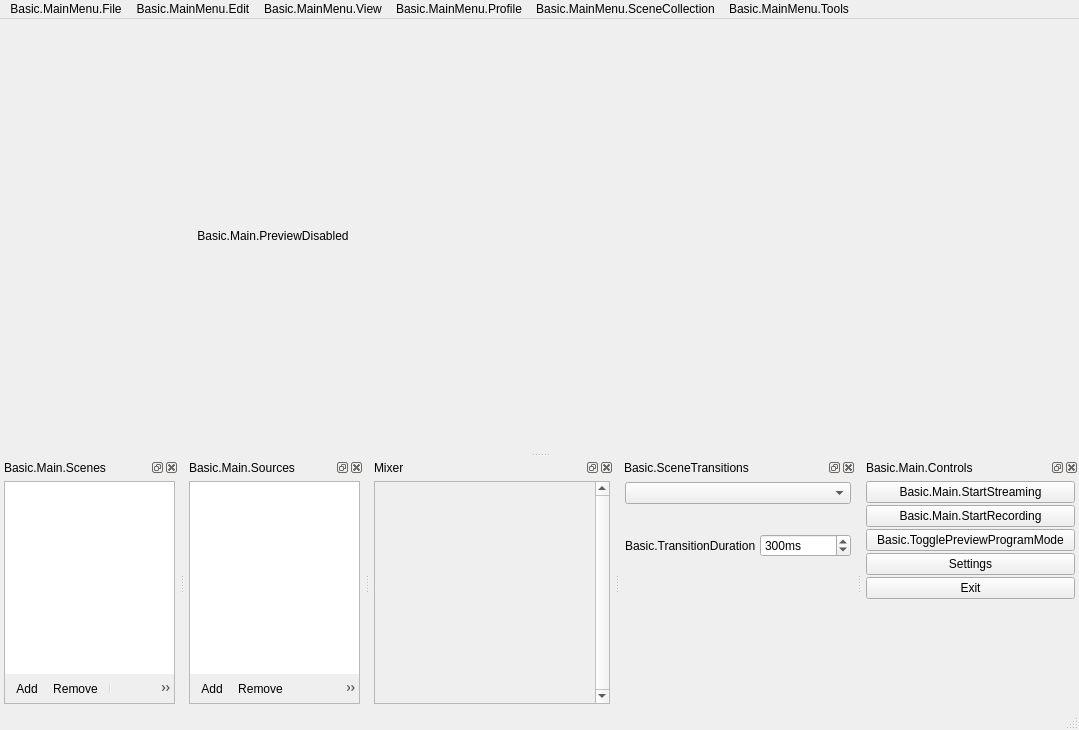
<?xml version="1.0" encoding="UTF-8"?>
<ui version="4.0">
 <author>Jim</author>
 <class>OBSBasic</class>
 <widget class="QMainWindow" name="OBSBasic">
  <property name="geometry">
   <rect>
    <x>0</x>
    <y>0</y>
    <width>1079</width>
    <height>730</height>
   </rect>
  </property>
  <property name="sizePolicy">
   <sizepolicy hsizetype="Minimum" vsizetype="Minimum">
    <horstretch>0</horstretch>
    <verstretch>0</verstretch>
   </sizepolicy>
  </property>
  <property name="minimumSize">
   <size>
    <width>0</width>
    <height>0</height>
   </size>
  </property>
  <property name="windowTitle">
   <string>.MainWindow</string>
  </property>
  <property name="windowIcon">
   <iconset resource="obs.qrc">
    <normaloff>:/res/images/obs.png</normaloff>:/res/images/obs.png</iconset>
  </property>
  <property name="styleSheet">
   <string notr="true"/>
  </property>
  <property name="dockOptions">
   <set>QMainWindow::AllowNestedDocks|QMainWindow::AllowTabbedDocks|QMainWindow::AnimatedDocks</set>
  </property>
  <widget class="QWidget" name="centralwidget">
   <layout class="QVBoxLayout" name="verticalLayout">
    <item>
     <layout class="QHBoxLayout" name="horizontalLayout_2">
      <item>
       <widget class="QLabel" name="previewDisabledLabel">
        <property name="sizePolicy">
         <sizepolicy hsizetype="Expanding" vsizetype="Expanding">
          <horstretch>0</horstretch>
          <verstretch>0</verstretch>
         </sizepolicy>
        </property>
        <property name="contextMenuPolicy">
         <enum>Qt::CustomContextMenu</enum>
        </property>
        <property name="text">
         <string>Basic.Main.PreviewDisabled</string>
        </property>
        <property name="alignment">
         <set>Qt::AlignCenter</set>
        </property>
       </widget>
      </item>
      <item>
       <layout class="QHBoxLayout" name="previewLayout">
        <property name="spacing">
         <number>2</number>
        </property>
        <item>
         <layout class="QVBoxLayout" name="previewTextLayout">
          <property name="spacing">
           <number>4</number>
          </property>
          <item>
           <widget class="OBSBasicPreview" name="preview" native="true">
            <property name="sizePolicy">
             <sizepolicy hsizetype="Expanding" vsizetype="Expanding">
              <horstretch>0</horstretch>
              <verstretch>0</verstretch>
             </sizepolicy>
            </property>
            <property name="minimumSize">
             <size>
              <width>32</width>
              <height>32</height>
             </size>
            </property>
            <property name="focusPolicy">
             <enum>Qt::ClickFocus</enum>
            </property>
            <property name="contextMenuPolicy">
             <enum>Qt::CustomContextMenu</enum>
            </property>
            <addaction name="actionRemoveSource"/>
           </widget>
          </item>
         </layout>
        </item>
       </layout>
      </item>
     </layout>
    </item>
   </layout>
  </widget>
  <widget class="QMenuBar" name="menubar">
   <property name="geometry">
    <rect>
     <x>0</x>
     <y>0</y>
     <width>1079</width>
     <height>21</height>
    </rect>
   </property>
   <widget class="QMenu" name="menu_File">
    <property name="title">
     <string>Basic.MainMenu.File</string>
    </property>
    <addaction name="actionShow_Recordings"/>
    <addaction name="actionRemux"/>
    <addaction name="separator"/>
    <addaction name="action_Settings"/>
    <addaction name="actionShowSettingsFolder"/>
    <addaction name="actionShowProfileFolder"/>
    <addaction name="separator"/>
    <addaction name="actionAlwaysOnTop"/>
    <addaction name="separator"/>
    <addaction name="actionE_xit"/>
   </widget>
   <widget class="QMenu" name="menuBasic_MainMenu_Help">
    <property name="title">
     <string>Basic.MainMenu.Help</string>
    </property>
    <widget class="QMenu" name="menuLogFiles">
     <property name="title">
      <string>Basic.MainMenu.Help.Logs</string>
     </property>
     <addaction name="actionShowLogs"/>
     <addaction name="actionUploadCurrentLog"/>
     <addaction name="actionUploadLastLog"/>
     <addaction name="actionViewCurrentLog"/>
    </widget>
    <widget class="QMenu" name="menuCrashLogs">
     <property name="title">
      <string>Basic.MainMenu.Help.CrashLogs</string>
     </property>
     <addaction name="actionShowCrashLogs"/>
     <addaction name="actionUploadLastCrashLog"/>
    </widget>
    <addaction name="actionHelpPortal"/>
    <addaction name="actionWebsite"/>
    <addaction name="separator"/>
    <addaction name="menuLogFiles"/>
    <addaction name="menuCrashLogs"/>
    <addaction name="separator"/>
    <addaction name="actionCheckForUpdates"/>
   </widget>
   <widget class="QMenu" name="menuBasic_MainMenu_Edit">
    <property name="title">
     <string>Basic.MainMenu.Edit</string>
    </property>
    <widget class="QMenu" name="transformMenu">
     <property name="title">
      <string>Basic.MainMenu.Edit.Transform</string>
     </property>
     <addaction name="actionEditTransform"/>
     <addaction name="actionCopyTransform"/>
     <addaction name="actionPasteTransform"/>
     <addaction name="actionResetTransform"/>
     <addaction name="separator"/>
     <addaction name="actionRotate90CW"/>
     <addaction name="actionRotate90CCW"/>
     <addaction name="actionRotate180"/>
     <addaction name="separator"/>
     <addaction name="actionFlipHorizontal"/>
     <addaction name="actionFlipVertical"/>
     <addaction name="separator"/>
     <addaction name="actionFitToScreen"/>
     <addaction name="actionStretchToScreen"/>
     <addaction name="actionCenterToScreen"/>
    </widget>
    <widget class="QMenu" name="orderMenu">
     <property name="title">
      <string>Basic.MainMenu.Edit.Order</string>
     </property>
     <addaction name="actionMoveUp"/>
     <addaction name="actionMoveDown"/>
     <addaction name="separator"/>
     <addaction name="actionMoveToTop"/>
     <addaction name="actionMoveToBottom"/>
    </widget>
    <widget class="QMenu" name="scalingMenu">
     <property name="title">
      <string>Basic.MainMenu.Edit.Scale</string>
     </property>
     <addaction name="actionScaleWindow"/>
     <addaction name="actionScaleCanvas"/>
     <addaction name="actionScaleOutput"/>
    </widget>
    <action name="actionCopySource">
     <property name="text">
      <string>Copy</string>
     </property>
     <property name="shortcut">
      <string>Ctrl+C</string>
     </property>
    </action>
    <action name="actionPasteRef">
     <property name="enabled">
      <bool>false</bool>
     </property>
     <property name="text">
      <string>PasteReference</string>
     </property>
     <property name="iconText">
      <string>PasteReference</string>
     </property>
     <property name="toolTip">
      <string>PasteReference</string>
     </property>
     <property name="shortcut">
      <string>Ctrl+V</string>
     </property>
    </action>
    <action name="actionCopyFilters">
     <property name="text">
      <string>Copy.Filters</string>
     </property>
    </action>
    <action name="actionPasteFilters">
     <property name="enabled">
      <bool>false</bool>
     </property>
     <property name="text">
      <string>Paste.Filters</string>
     </property>
    </action>
    <addaction name="actionCopySource"/>
    <addaction name="actionPasteRef"/>
    <addaction name="actionPasteDup"/>
    <addaction name="separator"/>
    <addaction name="actionCopyFilters"/>
    <addaction name="actionPasteFilters"/>
    <addaction name="separator"/>
    <addaction name="transformMenu"/>
    <addaction name="orderMenu"/>
    <addaction name="scalingMenu"/>
    <addaction name="actionLockPreview"/>
    <addaction name="separator"/>
    <addaction name="actionAdvAudioProperties"/>
   </widget>
   <widget class="QMenu" name="profileMenu">
    <property name="title">
     <string>Basic.MainMenu.Profile</string>
    </property>
    <addaction name="actionNewProfile"/>
    <addaction name="actionDupProfile"/>
    <addaction name="actionRenameProfile"/>
    <addaction name="actionRemoveProfile"/>
    <addaction name="actionImportProfile"/>
    <addaction name="actionExportProfile"/>
    <addaction name="separator"/>
   </widget>
   <widget class="QMenu" name="sceneCollectionMenu">
    <property name="title">
     <string>Basic.MainMenu.SceneCollection</string>
    </property>
    <addaction name="actionNewSceneCollection"/>
    <addaction name="actionDupSceneCollection"/>
    <addaction name="actionRenameSceneCollection"/>
    <addaction name="actionRemoveSceneCollection"/>
    <addaction name="actionImportSceneCollection"/>
    <addaction name="actionExportSceneCollection"/>
    <addaction name="separator"/>
   </widget>
   <widget class="QMenu" name="viewMenu">
    <property name="title">
     <string>Basic.MainMenu.View</string>
    </property>
    <widget class="QMenu" name="viewMenuToolbars">
     <property name="title">
      <string>Basic.MainMenu.View.Toolbars</string>
     </property>
     <addaction name="toggleListboxToolbars"/>
    </widget>
    <widget class="QMenu" name="viewMenuDocks">
     <property name="title">
      <string>Basic.MainMenu.View.Docks</string>
     </property>
     <addaction name="resetUI"/>
     <addaction name="lockUI"/>
     <addaction name="separator"/>
     <addaction name="toggleScenes"/>
     <addaction name="toggleSources"/>
     <addaction name="toggleMixer"/>
     <addaction name="toggleTransitions"/>
     <addaction name="toggleControls"/>
    </widget>
    <action name="actionFullscreenInterface">
     <property name="text">
      <string>Basic.MainMenu.View.Fullscreen.Interface</string>
     </property>
     <property name="shortcut">
      <string>F11</string>
     </property>
    </action>
    <addaction name="actionFullscreenInterface"/>
    <addaction name="separator"/>
    <addaction name="viewMenuDocks"/>
    <addaction name="viewMenuToolbars"/>
    <addaction name="toggleStatusBar"/>
    <addaction name="separator"/>
    <addaction name="stats"/>
   </widget>
   <widget class="QMenu" name="menuTools">
    <property name="title">
     <string>Basic.MainMenu.Tools</string>
    </property>
    <addaction name="autoConfigure"/>
    <addaction name="separator"/>
   </widget>
   <addaction name="menu_File"/>
   <addaction name="menuBasic_MainMenu_Edit"/>
   <addaction name="viewMenu"/>
   <addaction name="profileMenu"/>
   <addaction name="sceneCollectionMenu"/>
   <addaction name="menuTools"/>
   <!--<addaction name="menuBasic_MainMenu_Help"/>-->
  </widget>
  <widget class="OBSBasicStatusBar" name="statusbar"/>
  <widget class="QDockWidget" name="scenesDock">
   <property name="features">
    <set>QDockWidget::AllDockWidgetFeatures</set>
   </property>
   <property name="windowTitle">
    <string>Basic.Main.Scenes</string>
   </property>
   <attribute name="dockWidgetArea">
    <number>8</number>
   </attribute>
   <widget class="QWidget" name="dockWidgetContents_2">
    <layout class="QVBoxLayout" name="verticalLayout_6">
     <property name="leftMargin">
      <number>4</number>
     </property>
     <property name="topMargin">
      <number>4</number>
     </property>
     <property name="rightMargin">
      <number>4</number>
     </property>
     <property name="bottomMargin">
      <number>4</number>
     </property>
     <item>
      <widget class="QFrame" name="scenesFrame">
       <property name="sizePolicy">
        <sizepolicy hsizetype="Expanding" vsizetype="Expanding">
         <horstretch>0</horstretch>
         <verstretch>0</verstretch>
        </sizepolicy>
       </property>
       <property name="minimumSize">
        <size>
         <width>160</width>
         <height>0</height>
        </size>
       </property>
       <property name="frameShape">
        <enum>QFrame::StyledPanel</enum>
       </property>
       <property name="frameShadow">
        <enum>QFrame::Sunken</enum>
       </property>
       <layout class="QVBoxLayout" name="verticalLayout_12">
        <property name="spacing">
         <number>0</number>
        </property>
        <property name="leftMargin">
         <number>0</number>
        </property>
        <property name="topMargin">
         <number>0</number>
        </property>
        <property name="rightMargin">
         <number>0</number>
        </property>
        <property name="bottomMargin">
         <number>0</number>
        </property>
        <item>
         <widget class="QListWidget" name="scenes">
          <property name="sizePolicy">
           <sizepolicy hsizetype="Preferred" vsizetype="Expanding">
            <horstretch>0</horstretch>
            <verstretch>0</verstretch>
           </sizepolicy>
          </property>
          <property name="contextMenuPolicy">
           <enum>Qt::CustomContextMenu</enum>
          </property>
          <property name="frameShape">
           <enum>QFrame::NoFrame</enum>
          </property>
          <property name="frameShadow">
           <enum>QFrame::Plain</enum>
          </property>
          <property name="showDropIndicator" stdset="0">
           <bool>true</bool>
          </property>
          <property name="dragEnabled">
           <bool>true</bool>
          </property>
          <property name="dragDropMode">
           <enum>QAbstractItemView::InternalMove</enum>
          </property>
          <property name="defaultDropAction">
           <enum>Qt::TargetMoveAction</enum>
          </property>
          <addaction name="actionRemoveScene"/>
         </widget>
        </item>
        <item>
         <widget class="QToolBar" name="scenesToolbar">
          <property name="iconSize">
           <size>
            <width>16</width>
            <height>16</height>
           </size>
          </property>
          <property name="floatable">
           <bool>false</bool>
          </property>
          <addaction name="actionAddScene"/>
          <addaction name="actionRemoveScene"/>
          <addaction name="separator"/>
          <addaction name="actionSceneUp"/>
          <addaction name="actionSceneDown"/>
         </widget>
        </item>
        <item>
         <spacer name="scenesFixedSizeHSpacer">
          <property name="orientation">
           <enum>Qt::Horizontal</enum>
          </property>
          <property name="sizeType">
           <enum>QSizePolicy::Fixed</enum>
          </property>
          <property name="sizeHint" stdset="0">
           <size>
            <width>150</width>
            <height>0</height>
           </size>
          </property>
         </spacer>
        </item>
       </layout>
      </widget>
     </item>
    </layout>
   </widget>
  </widget>
  <widget class="QDockWidget" name="sourcesDock">
   <property name="features">
    <set>QDockWidget::AllDockWidgetFeatures</set>
   </property>
   <property name="windowTitle">
    <string>Basic.Main.Sources</string>
   </property>
   <attribute name="dockWidgetArea">
    <number>8</number>
   </attribute>
   <widget class="QWidget" name="dockWidgetContents_6">
    <layout class="QVBoxLayout" name="verticalLayout_5">
     <property name="leftMargin">
      <number>4</number>
     </property>
     <property name="topMargin">
      <number>4</number>
     </property>
     <property name="rightMargin">
      <number>4</number>
     </property>
     <property name="bottomMargin">
      <number>4</number>
     </property>
     <item>
      <widget class="QFrame" name="sourcesFrame">
       <property name="sizePolicy">
        <sizepolicy hsizetype="Expanding" vsizetype="Expanding">
         <horstretch>0</horstretch>
         <verstretch>0</verstretch>
        </sizepolicy>
       </property>
       <property name="minimumSize">
        <size>
         <width>160</width>
         <height>0</height>
        </size>
       </property>
       <property name="frameShape">
        <enum>QFrame::StyledPanel</enum>
       </property>
       <property name="frameShadow">
        <enum>QFrame::Sunken</enum>
       </property>
       <layout class="QVBoxLayout" name="verticalLayout_17">
        <property name="spacing">
         <number>0</number>
        </property>
        <property name="leftMargin">
         <number>0</number>
        </property>
        <property name="topMargin">
         <number>0</number>
        </property>
        <property name="rightMargin">
         <number>0</number>
        </property>
        <property name="bottomMargin">
         <number>0</number>
        </property>
        <item>
         <widget class="SourceListWidget" name="sources">
          <property name="sizePolicy">
           <sizepolicy hsizetype="Preferred" vsizetype="Expanding">
            <horstretch>0</horstretch>
            <verstretch>0</verstretch>
           </sizepolicy>
          </property>
          <property name="contextMenuPolicy">
           <enum>Qt::CustomContextMenu</enum>
          </property>
          <property name="frameShape">
           <enum>QFrame::NoFrame</enum>
          </property>
          <property name="showDropIndicator" stdset="0">
           <bool>true</bool>
          </property>
          <property name="dragEnabled">
           <bool>true</bool>
          </property>
          <property name="dragDropMode">
           <enum>QAbstractItemView::InternalMove</enum>
          </property>
          <property name="defaultDropAction">
           <enum>Qt::TargetMoveAction</enum>
          </property>
          <property name="selectionMode">
           <enum>QAbstractItemView::ExtendedSelection</enum>
          </property>
          <addaction name="actionRemoveSource"/>
         </widget>
        </item>
        <item>
         <widget class="QToolBar" name="sourcesToolbar">
          <property name="iconSize">
           <size>
            <width>16</width>
            <height>16</height>
           </size>
          </property>
          <property name="floatable">
           <bool>false</bool>
          </property>
          <addaction name="actionAddSource"/>
          <addaction name="actionRemoveSource"/>
          <addaction name="actionSourceProperties"/>
          <addaction name="separator"/>
          <addaction name="actionSourceUp"/>
          <addaction name="actionSourceDown"/>
         </widget>
        </item>
        <item>
         <spacer name="sourcesFixedSizeHSpacer">
          <property name="orientation">
           <enum>Qt::Horizontal</enum>
          </property>
          <property name="sizeType">
           <enum>QSizePolicy::Fixed</enum>
          </property>
          <property name="sizeHint" stdset="0">
           <size>
            <width>150</width>
            <height>0</height>
           </size>
          </property>
         </spacer>
        </item>
       </layout>
      </widget>
     </item>
    </layout>
   </widget>
  </widget>
  <widget class="QDockWidget" name="mixerDock">
   <property name="features">
    <set>QDockWidget::AllDockWidgetFeatures</set>
   </property>
   <property name="windowTitle">
    <string>Mixer</string>
   </property>
   <attribute name="dockWidgetArea">
    <number>8</number>
   </attribute>
   <widget class="QWidget" name="dockWidgetContents_7">
    <layout class="QVBoxLayout" name="verticalLayout_4">
     <property name="leftMargin">
      <number>4</number>
     </property>
     <property name="topMargin">
      <number>4</number>
     </property>
     <property name="rightMargin">
      <number>4</number>
     </property>
     <property name="bottomMargin">
      <number>4</number>
     </property>
     <item>
      <widget class="VScrollArea" name="mixerScrollArea">
       <property name="minimumSize">
        <size>
         <width>220</width>
         <height>0</height>
        </size>
       </property>
       <property name="contextMenuPolicy">
        <enum>Qt::CustomContextMenu</enum>
       </property>
       <property name="frameShape">
        <enum>QFrame::StyledPanel</enum>
       </property>
       <property name="frameShadow">
        <enum>QFrame::Sunken</enum>
       </property>
       <property name="verticalScrollBarPolicy">
        <enum>Qt::ScrollBarAlwaysOn</enum>
       </property>
       <property name="horizontalScrollBarPolicy">
        <enum>Qt::ScrollBarAlwaysOff</enum>
       </property>
       <property name="widgetResizable">
        <bool>true</bool>
       </property>
       <widget class="QWidget" name="volumeWidgets">
        <property name="geometry">
         <rect>
          <x>0</x>
          <y>0</y>
          <width>230</width>
          <height>16</height>
         </rect>
        </property>
        <property name="sizePolicy">
         <sizepolicy hsizetype="Preferred" vsizetype="Maximum">
          <horstretch>0</horstretch>
          <verstretch>0</verstretch>
         </sizepolicy>
        </property>
        <layout class="QVBoxLayout" name="verticalLayout_18">
         <property name="spacing">
          <number>0</number>
         </property>
         <property name="leftMargin">
          <number>0</number>
         </property>
         <property name="topMargin">
          <number>0</number>
         </property>
         <property name="rightMargin">
          <number>0</number>
         </property>
         <property name="bottomMargin">
          <number>0</number>
         </property>
        </layout>
       </widget>
      </widget>
     </item>
    </layout>
   </widget>
  </widget>
  <widget class="QDockWidget" name="transitionsDock">
   <property name="features">
    <set>QDockWidget::AllDockWidgetFeatures</set>
   </property>
   <property name="windowTitle">
    <string>Basic.SceneTransitions</string>
   </property>
   <attribute name="dockWidgetArea">
    <number>8</number>
   </attribute>
   <widget class="QWidget" name="dockWidgetContents_5">
    <layout class="QVBoxLayout" name="verticalLayout_3">
     <property name="leftMargin">
      <number>4</number>
     </property>
     <property name="topMargin">
      <number>4</number>
     </property>
     <property name="rightMargin">
      <number>4</number>
     </property>
     <property name="bottomMargin">
      <number>4</number>
     </property>
     <item>
      <widget class="QWidget" name="transitionsContainer" native="true">
       <layout class="QVBoxLayout" name="verticalLayout_2">
        <property name="spacing">
         <number>4</number>
        </property>
        <property name="leftMargin">
         <number>1</number>
        </property>
        <property name="topMargin">
         <number>1</number>
        </property>
        <property name="rightMargin">
         <number>1</number>
        </property>
        <property name="bottomMargin">
         <number>2</number>
        </property>
        <item>
         <widget class="QComboBox" name="transitions">
          <property name="minimumSize">
           <size>
            <width>120</width>
            <height>0</height>
           </size>
          </property>
          <property name="accessibleName">
           <string>Transition</string>
          </property>
         </widget>
        </item>
        <item>
         <layout class="QHBoxLayout" name="horizontalLayout_4">
          <property name="spacing">
           <number>4</number>
          </property>
          <item>
           <spacer name="horizontalSpacer">
            <property name="orientation">
             <enum>Qt::Horizontal</enum>
            </property>
            <property name="sizeType">
             <enum>QSizePolicy::Expanding</enum>
            </property>
            <property name="sizeHint" stdset="0">
             <size>
              <width>40</width>
              <height>20</height>
             </size>
            </property>
           </spacer>
          </item>
          <item>
           <widget class="QPushButton" name="transitionAdd">
            <property name="sizePolicy">
             <sizepolicy hsizetype="Maximum" vsizetype="Maximum">
              <horstretch>0</horstretch>
              <verstretch>0</verstretch>
             </sizepolicy>
            </property>
            <property name="maximumSize">
             <size>
              <width>22</width>
              <height>22</height>
             </size>
            </property>
            <property name="toolTip">
             <string>Basic.AddTransition</string>
            </property>
            <property name="accessibleName">
             <string>Basic.AddTransition</string>
            </property>
            <property name="text">
             <string notr="true"/>
            </property>
            <property name="icon">
             <iconset resource="obs.qrc">
              <normaloff>:/res/images/add.png</normaloff>:/res/images/add.png</iconset>
            </property>
            <property name="flat">
             <bool>true</bool>
            </property>
            <property name="themeID" stdset="0">
             <string notr="true">addIconSmall</string>
            </property>
           </widget>
          </item>
          <item>
           <widget class="QPushButton" name="transitionRemove">
            <property name="sizePolicy">
             <sizepolicy hsizetype="Maximum" vsizetype="Maximum">
              <horstretch>0</horstretch>
              <verstretch>0</verstretch>
             </sizepolicy>
            </property>
            <property name="maximumSize">
             <size>
              <width>22</width>
              <height>22</height>
             </size>
            </property>
            <property name="toolTip">
             <string>Basic.RemoveTransition</string>
            </property>
            <property name="accessibleName">
             <string>Basic.RemoveTransition</string>
            </property>
            <property name="text">
             <string notr="true"/>
            </property>
            <property name="icon">
             <iconset resource="obs.qrc">
              <normaloff>:/res/images/list_remove.png</normaloff>:/res/images/list_remove.png</iconset>
            </property>
            <property name="flat">
             <bool>true</bool>
            </property>
            <property name="themeID" stdset="0">
             <string notr="true">removeIconSmall</string>
            </property>
           </widget>
          </item>
          <item>
           <widget class="QPushButton" name="transitionProps">
            <property name="sizePolicy">
             <sizepolicy hsizetype="Maximum" vsizetype="Maximum">
              <horstretch>0</horstretch>
              <verstretch>0</verstretch>
             </sizepolicy>
            </property>
            <property name="maximumSize">
             <size>
              <width>22</width>
              <height>22</height>
             </size>
            </property>
            <property name="toolTip">
             <string>Basic.TransitionProperties</string>
            </property>
            <property name="accessibleName">
             <string>Basic.TransitionProperties</string>
            </property>
            <property name="text">
             <string notr="true"/>
            </property>
            <property name="icon">
             <iconset resource="obs.qrc">
              <normaloff>:/res/images/configuration21_16.png</normaloff>:/res/images/configuration21_16.png</iconset>
            </property>
            <property name="flat">
             <bool>true</bool>
            </property>
            <property name="themeID" stdset="0">
             <string notr="true">configIconSmall</string>
            </property>
           </widget>
          </item>
         </layout>
        </item>
        <item>
         <layout class="QHBoxLayout" name="horizontalLayout_3">
          <property name="spacing">
           <number>4</number>
          </property>
          <item>
           <widget class="QLabel" name="transitionDurationLabel">
            <property name="sizePolicy">
             <sizepolicy hsizetype="Maximum" vsizetype="Preferred">
              <horstretch>0</horstretch>
              <verstretch>0</verstretch>
             </sizepolicy>
            </property>
            <property name="text">
             <string>Basic.TransitionDuration</string>
            </property>
            <property name="buddy">
             <cstring>transitionDuration</cstring>
            </property>
           </widget>
          </item>
          <item>
           <widget class="QSpinBox" name="transitionDuration">
            <property name="accessibleName">
             <string>Basic.TransitionDuration</string>
            </property>
            <property name="suffix">
             <string>ms</string>
            </property>
            <property name="minimum">
             <number>2</number>
            </property>
            <property name="maximum">
             <number>10000</number>
            </property>
            <property name="singleStep">
             <number>50</number>
            </property>
            <property name="value">
             <number>300</number>
            </property>
           </widget>
          </item>
         </layout>
        </item>
        <item>
         <spacer name="verticalSpacer">
          <property name="orientation">
           <enum>Qt::Vertical</enum>
          </property>
          <property name="sizeHint" stdset="0">
           <size>
            <width>20</width>
            <height>40</height>
           </size>
          </property>
         </spacer>
        </item>
       </layout>
      </widget>
     </item>
    </layout>
   </widget>
  </widget>
  <widget class="QDockWidget" name="controlsDock">
   <property name="features">
    <set>QDockWidget::AllDockWidgetFeatures</set>
   </property>
   <property name="windowTitle">
    <string>Basic.Main.Controls</string>
   </property>
   <attribute name="dockWidgetArea">
    <number>8</number>
   </attribute>
   <widget class="QWidget" name="dockWidgetContents_3">
    <layout class="QVBoxLayout" name="buttonsVLayout">
     <property name="spacing">
      <number>2</number>
     </property>
     <property name="leftMargin">
      <number>4</number>
     </property>
     <property name="topMargin">
      <number>4</number>
     </property>
     <property name="rightMargin">
      <number>4</number>
     </property>
     <property name="bottomMargin">
      <number>4</number>
     </property>
     <item>
      <widget class="QPushButton" name="streamButton">
       <property name="enabled">
        <bool>true</bool>
       </property>
       <property name="sizePolicy">
        <sizepolicy hsizetype="Preferred" vsizetype="Fixed">
         <horstretch>0</horstretch>
         <verstretch>0</verstretch>
        </sizepolicy>
       </property>
       <property name="text">
        <string>Basic.Main.StartStreaming</string>
       </property>
       <property name="checkable">
        <bool>true</bool>
       </property>
      </widget>
     </item>
     <item>
      <widget class="QPushButton" name="recordButton">
       <property name="enabled">
        <bool>true</bool>
       </property>
       <property name="sizePolicy">
        <sizepolicy hsizetype="Preferred" vsizetype="Fixed">
         <horstretch>0</horstretch>
         <verstretch>0</verstretch>
        </sizepolicy>
       </property>
       <property name="minimumSize">
        <size>
         <width>130</width>
         <height>0</height>
        </size>
       </property>
       <property name="text">
        <string>Basic.Main.StartRecording</string>
       </property>
       <property name="checkable">
        <bool>true</bool>
       </property>
      </widget>
     </item>
     <item>
      <widget class="QPushButton" name="modeSwitch">
       <property name="text">
        <string>Basic.TogglePreviewProgramMode</string>
       </property>
       <property name="checkable">
        <bool>true</bool>
       </property>
      </widget>
     </item>
     <item>
      <widget class="QPushButton" name="settingsButton">
       <property name="sizePolicy">
        <sizepolicy hsizetype="Preferred" vsizetype="Fixed">
         <horstretch>0</horstretch>
         <verstretch>0</verstretch>
        </sizepolicy>
       </property>
       <property name="text">
        <string>Settings</string>
       </property>
      </widget>
     </item>
     <item>
      <widget class="QPushButton" name="exitButton">
       <property name="sizePolicy">
        <sizepolicy hsizetype="Preferred" vsizetype="Fixed">
         <horstretch>0</horstretch>
         <verstretch>0</verstretch>
        </sizepolicy>
       </property>
       <property name="text">
        <string>Exit</string>
       </property>
      </widget>
     </item>
     <item>
      <spacer name="expVSpacer">
       <property name="orientation">
        <enum>Qt::Vertical</enum>
       </property>
       <property name="sizeHint" stdset="0">
        <size>
         <width>0</width>
         <height>0</height>
        </size>
       </property>
      </spacer>
     </item>
    </layout>
   </widget>
  </widget>
  <action name="actionAddScene">
   <property name="icon">
    <iconset resource="obs.qrc">
     <normaloff>:/res/images/add.png</normaloff>:/res/images/add.png</iconset>
   </property>
   <property name="text">
    <string>Add</string>
   </property>
   <property name="themeID" stdset="0">
    <string notr="true">addIconSmall</string>
   </property>
  </action>
  <action name="actionAddSource">
   <property name="icon">
    <iconset resource="obs.qrc">
     <normaloff>:/res/images/add.png</normaloff>:/res/images/add.png</iconset>
   </property>
   <property name="text">
    <string>Add</string>
   </property>
   <property name="themeID" stdset="0">
    <string notr="true">addIconSmall</string>
   </property>
  </action>
  <action name="actionRemoveScene">
   <property name="icon">
    <iconset resource="obs.qrc">
     <normaloff>:/res/images/list_remove.png</normaloff>:/res/images/list_remove.png</iconset>
   </property>
   <property name="text">
    <string>Remove</string>
   </property>
   <property name="shortcut">
    <string>Del</string>
   </property>
   <property name="shortcutContext">
    <enum>Qt::WidgetWithChildrenShortcut</enum>
   </property>
   <property name="themeID" stdset="0">
    <string notr="true">removeIconSmall</string>
   </property>
  </action>
  <action name="actionRemoveSource">
   <property name="icon">
    <iconset resource="obs.qrc">
     <normaloff>:/res/images/list_remove.png</normaloff>:/res/images/list_remove.png</iconset>
   </property>
   <property name="text">
    <string>Remove</string>
   </property>
   <property name="shortcut">
    <string>Del</string>
   </property>
   <property name="shortcutContext">
    <enum>Qt::WidgetWithChildrenShortcut</enum>
   </property>
   <property name="themeID" stdset="0">
    <string notr="true">removeIconSmall</string>
   </property>
  </action>
  <action name="actionSourceProperties">
   <property name="enabled">
    <bool>true</bool>
   </property>
   <property name="icon">
    <iconset resource="obs.qrc">
     <normaloff>:/res/images/properties.png</normaloff>:/res/images/properties.png</iconset>
   </property>
   <property name="text">
    <string>Properties</string>
   </property>
   <property name="themeID" stdset="0">
    <string notr="true">propertiesIconSmall</string>
   </property>
  </action>
  <action name="actionSceneUp">
   <property name="icon">
    <iconset resource="obs.qrc">
     <normaloff>:/res/images/up.png</normaloff>:/res/images/up.png</iconset>
   </property>
   <property name="text">
    <string>MoveUp</string>
   </property>
   <property name="themeID" stdset="0">
    <string notr="true">upArrowIconSmall</string>
   </property>
  </action>
  <action name="actionSourceUp">
   <property name="enabled">
    <bool>true</bool>
   </property>
   <property name="icon">
    <iconset resource="obs.qrc">
     <normaloff>:/res/images/up.png</normaloff>:/res/images/up.png</iconset>
   </property>
   <property name="text">
    <string>MoveUp</string>
   </property>
   <property name="themeID" stdset="0">
    <string notr="true">upArrowIconSmall</string>
   </property>
  </action>
  <action name="actionSceneDown">
   <property name="icon">
    <iconset resource="obs.qrc">
     <normaloff>:/res/images/down.png</normaloff>:/res/images/down.png</iconset>
   </property>
   <property name="text">
    <string>MoveDown</string>
   </property>
   <property name="themeID" stdset="0">
    <string notr="true">downArrowIconSmall</string>
   </property>
  </action>
  <action name="actionSourceDown">
   <property name="enabled">
    <bool>true</bool>
   </property>
   <property name="icon">
    <iconset resource="obs.qrc">
     <normaloff>:/res/images/down.png</normaloff>:/res/images/down.png</iconset>
   </property>
   <property name="text">
    <string>MoveDown</string>
   </property>
   <property name="themeID" stdset="0">
    <string notr="true">downArrowIconSmall</string>
   </property>
  </action>
  <action name="actionShow_Recordings">
   <property name="text">
    <string>Basic.MainMenu.File.ShowRecordings</string>
   </property>
  </action>
  <action name="actionRemux">
   <property name="text">
    <string>Basic.MainMenu.File.Remux</string>
   </property>
  </action>
  <action name="action_Settings">
   <property name="text">
    <string>Basic.MainMenu.File.Settings</string>
   </property>
  </action>
  <action name="actionE_xit">
   <property name="text">
    <string>Basic.MainMenu.File.Exit</string>
   </property>
  </action>
  <action name="actionShowLogs">
   <property name="text">
    <string>Basic.MainMenu.Help.Logs.ShowLogs</string>
   </property>
  </action>
  <action name="actionUploadLastLog">
   <property name="text">
    <string>Basic.MainMenu.Help.Logs.UploadLastLog</string>
   </property>
  </action>
  <action name="actionUploadCurrentLog">
   <property name="text">
    <string>Basic.MainMenu.Help.Logs.UploadCurrentLog</string>
   </property>
  </action>
  <action name="actionViewCurrentLog">
   <property name="text">
    <string>Basic.MainMenu.Help.Logs.ViewCurrentLog</string>
   </property>
  </action>
  <action name="actionUndo">
   <property name="enabled">
    <bool>false</bool>
   </property>
   <property name="text">
    <string>Basic.MainMenu.Edit.Undo</string>
   </property>
  </action>
  <action name="actionRedo">
   <property name="enabled">
    <bool>false</bool>
   </property>
   <property name="text">
    <string>Basic.MainMenu.Edit.Redo</string>
   </property>
  </action>
  <action name="actionEditTransform">
   <property name="text">
    <string>Basic.MainMenu.Edit.Transform.EditTransform</string>
   </property>
   <property name="shortcut">
    <string>Ctrl+E</string>
   </property>
  </action>
  <action name="actionCopyTransform">
   <property name="text">
    <string>Basic.MainMenu.Edit.Transform.CopyTransform</string>
   </property>
  </action>
  <action name="actionPasteTransform">
   <property name="enabled">
    <bool>false</bool>
   </property>
   <property name="text">
    <string>Basic.MainMenu.Edit.Transform.PasteTransform</string>
   </property>
  </action>
  <action name="actionRotate90CW">
   <property name="text">
    <string>Basic.MainMenu.Edit.Transform.Rotate90CW</string>
   </property>
  </action>
  <action name="actionRotate90CCW">
   <property name="text">
    <string>Basic.MainMenu.Edit.Transform.Rotate90CCW</string>
   </property>
  </action>
  <action name="actionRotate180">
   <property name="text">
    <string>Basic.MainMenu.Edit.Transform.Rotate180</string>
   </property>
  </action>
  <action name="actionFitToScreen">
   <property name="text">
    <string>Basic.MainMenu.Edit.Transform.FitToScreen</string>
   </property>
   <property name="shortcut">
    <string>Ctrl+F</string>
   </property>
  </action>
  <action name="actionStretchToScreen">
   <property name="text">
    <string>Basic.MainMenu.Edit.Transform.StretchToScreen</string>
   </property>
   <property name="shortcut">
    <string>Ctrl+S</string>
   </property>
  </action>
  <action name="actionResetTransform">
   <property name="text">
    <string>Basic.MainMenu.Edit.Transform.ResetTransform</string>
   </property>
   <property name="shortcut">
    <string>Ctrl+R</string>
   </property>
  </action>
  <action name="actionCenterToScreen">
   <property name="text">
    <string>Basic.MainMenu.Edit.Transform.CenterToScreen</string>
   </property>
   <property name="shortcut">
    <string>Ctrl+D</string>
   </property>
  </action>
  <action name="actionFlipHorizontal">
   <property name="text">
    <string>Basic.MainMenu.Edit.Transform.FlipHorizontal</string>
   </property>
  </action>
  <action name="actionFlipVertical">
   <property name="text">
    <string>Basic.MainMenu.Edit.Transform.FlipVertical</string>
   </property>
  </action>
  <action name="actionMoveUp">
   <property name="text">
    <string>Basic.MainMenu.Edit.Order.MoveUp</string>
   </property>
   <property name="shortcut">
    <string>Ctrl+Up</string>
   </property>
  </action>
  <action name="actionMoveDown">
   <property name="text">
    <string>Basic.MainMenu.Edit.Order.MoveDown</string>
   </property>
   <property name="shortcut">
    <string>Ctrl+Down</string>
   </property>
  </action>
  <action name="actionMoveToTop">
   <property name="text">
    <string>Basic.MainMenu.Edit.Order.MoveToTop</string>
   </property>
   <property name="shortcut">
    <string>Ctrl+Home</string>
   </property>
  </action>
  <action name="actionMoveToBottom">
   <property name="text">
    <string>Basic.MainMenu.Edit.Order.MoveToBottom</string>
   </property>
   <property name="shortcut">
    <string>Ctrl+End</string>
   </property>
  </action>
  <action name="actionCheckForUpdates">
   <property name="text">
    <string>Basic.MainMenu.Help.CheckForUpdates</string>
   </property>
  </action>
  <action name="actionInteract">
   <property name="text">
    <string>Interact</string>
   </property>
  </action>
  <action name="actionAdvAudioProperties">
   <property name="text">
    <string>Basic.MainMenu.Edit.AdvAudio</string>
   </property>
  </action>
  <action name="actionWebsite">
   <property name="text">
    <string>Basic.MainMenu.Help.Website</string>
   </property>
  </action>
  <action name="actionNewSceneCollection">
   <property name="text">
    <string>New</string>
   </property>
  </action>
  <action name="actionDupSceneCollection">
   <property name="text">
    <string>Duplicate</string>
   </property>
  </action>
  <action name="actionRenameSceneCollection">
   <property name="text">
    <string>Rename</string>
   </property>
  </action>
  <action name="actionRemoveSceneCollection">
   <property name="text">
    <string>Remove</string>
   </property>
  </action>
  <action name="actionImportSceneCollection">
   <property name="text">
    <string>Import</string>
   </property>
  </action>
  <action name="actionExportSceneCollection">
   <property name="text">
    <string>Export</string>
   </property>
  </action>
  <action name="actionNewProfile">
   <property name="text">
    <string>New</string>
   </property>
  </action>
  <action name="actionDupProfile">
   <property name="text">
    <string>Duplicate</string>
   </property>
  </action>
  <action name="actionRenameProfile">
   <property name="text">
    <string>Rename</string>
   </property>
  </action>
  <action name="actionRemoveProfile">
   <property name="text">
    <string>Remove</string>
   </property>
  </action>
  <action name="actionImportProfile">
   <property name="text">
    <string>Import</string>
   </property>
  </action>
  <action name="actionExportProfile">
   <property name="text">
    <string>Export</string>
   </property>
  </action>
  <action name="actionShowSettingsFolder">
   <property name="text">
    <string>Basic.MainMenu.File.ShowSettingsFolder</string>
   </property>
  </action>
  <action name="actionShowProfileFolder">
   <property name="text">
    <string>Basic.MainMenu.File.ShowProfileFolder</string>
   </property>
  </action>
  <action name="actionAlwaysOnTop">
   <property name="checkable">
    <bool>true</bool>
   </property>
   <property name="text">
    <string>Basic.MainMenu.AlwaysOnTop</string>
   </property>
  </action>
  <action name="toggleListboxToolbars">
   <property name="checkable">
    <bool>true</bool>
   </property>
   <property name="checked">
    <bool>true</bool>
   </property>
   <property name="text">
    <string>Basic.MainMenu.View.Toolbars.Listboxes</string>
   </property>
  </action>
  <action name="toggleStatusBar">
   <property name="checkable">
    <bool>true</bool>
   </property>
   <property name="checked">
    <bool>true</bool>
   </property>
   <property name="text">
    <string>Basic.MainMenu.View.StatusBar</string>
   </property>
  </action>
  <action name="actionLockPreview">
   <property name="checkable">
    <bool>true</bool>
   </property>
   <property name="text">
    <string>Basic.MainMenu.Edit.LockPreview</string>
   </property>
  </action>
  <action name="actionScaleWindow">
   <property name="checkable">
    <bool>true</bool>
   </property>
   <property name="text">
    <string>Basic.MainMenu.Edit.Scale.Window</string>
   </property>
  </action>
  <action name="actionScaleCanvas">
   <property name="checkable">
    <bool>true</bool>
   </property>
   <property name="text">
    <string>Basic.MainMenu.Edit.Scale.Canvas</string>
   </property>
  </action>
  <action name="actionScaleOutput">
   <property name="checkable">
    <bool>true</bool>
   </property>
   <property name="text">
    <string>Basic.MainMenu.Edit.Scale.Output</string>
   </property>
  </action>
  <action name="actionPasteDup">
   <property name="text">
    <string>PasteDuplicate</string>
   </property>
  </action>
  <action name="autoConfigure2">
   <property name="text">
    <string>Basic.AutoConfig</string>
   </property>
  </action>
  <action name="autoConfigure">
   <property name="text">
    <string>Basic.AutoConfig.Beta</string>
   </property>
  </action>
  <action name="stats">
   <property name="text">
    <string>Basic.Stats</string>
   </property>
  </action>
  <action name="resetUI">
   <property name="text">
    <string>Basic.MainMenu.View.Docks.ResetUI</string>
   </property>
  </action>
  <action name="lockUI">
   <property name="checkable">
    <bool>true</bool>
   </property>
   <property name="checked">
    <bool>true</bool>
   </property>
   <property name="text">
    <string>Basic.MainMenu.View.Docks.LockUI</string>
   </property>
  </action>
  <action name="toggleScenes">
   <property name="checkable">
    <bool>true</bool>
   </property>
   <property name="checked">
    <bool>true</bool>
   </property>
   <property name="text">
    <string>Basic.Main.Scenes</string>
   </property>
  </action>
  <action name="toggleSources">
   <property name="checkable">
    <bool>true</bool>
   </property>
   <property name="checked">
    <bool>true</bool>
   </property>
   <property name="text">
    <string>Basic.Main.Sources</string>
   </property>
  </action>
  <action name="toggleMixer">
   <property name="checkable">
    <bool>true</bool>
   </property>
   <property name="checked">
    <bool>true</bool>
   </property>
   <property name="text">
    <string>Mixer</string>
   </property>
  </action>
  <action name="toggleTransitions">
   <property name="checkable">
    <bool>true</bool>
   </property>
   <property name="checked">
    <bool>true</bool>
   </property>
   <property name="text">
    <string>Basic.SceneTransitions</string>
   </property>
  </action>
  <action name="toggleControls">
   <property name="checkable">
    <bool>true</bool>
   </property>
   <property name="checked">
    <bool>true</bool>
   </property>
   <property name="text">
    <string>Basic.Main.Controls</string>
   </property>
  </action>
  <action name="actionHelpPortal">
   <property name="text">
    <string>Basic.MainMenu.Help.HelpPortal</string>
   </property>
  </action>
  <action name="actionShowCrashLogs">
   <property name="text">
    <string>Basic.MainMenu.Help.CrashLogs.ShowLogs</string>
   </property>
  </action>
  <action name="actionUploadLastCrashLog">
   <property name="text">
    <string>Basic.MainMenu.Help.CrashLogs.UploadLastLog</string>
   </property>
  </action>
 </widget>
 <customwidgets>
  <customwidget>
   <class>OBSBasicPreview</class>
   <extends>QWidget</extends>
   <header>window-basic-preview.hpp</header>
   <container>1</container>
  </customwidget>
  <customwidget>
   <class>OBSBasicStatusBar</class>
   <extends>QStatusBar</extends>
   <header>window-basic-status-bar.hpp</header>
  </customwidget>
  <customwidget>
   <class>VScrollArea</class>
   <extends>QScrollArea</extends>
   <header>vertical-scroll-area.hpp</header>
   <container>1</container>
  </customwidget>
  <customwidget>
   <class>SourceListWidget</class>
   <extends>QListWidget</extends>
   <header>source-list-widget.hpp</header>
  </customwidget>
 </customwidgets>
 <resources>
  <include location="obs.qrc"/>
 </resources>
 <connections>
  <connection>
   <sender>actionE_xit</sender>
   <signal>triggered()</signal>
   <receiver>OBSBasic</receiver>
   <slot>close()</slot>
   <hints>
    <hint type="sourcelabel">
     <x>-1</x>
     <y>-1</y>
    </hint>
    <hint type="destinationlabel">
     <x>463</x>
     <y>351</y>
    </hint>
   </hints>
  </connection>
  <connection>
   <sender>exitButton</sender>
   <signal>clicked()</signal>
   <receiver>OBSBasic</receiver>
   <slot>close()</slot>
   <hints>
    <hint type="sourcelabel">
     <x>976</x>
     <y>601</y>
    </hint>
    <hint type="destinationlabel">
     <x>862</x>
     <y>-11</y>
    </hint>
   </hints>
  </connection>
 </connections>
</ui>
